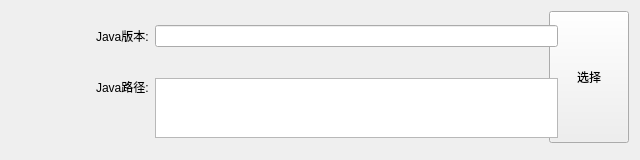
<?xml version="1.0" encoding="UTF-8"?>
<ui version="4.0">
 <class>singleJavaManager</class>
 <widget class="CardWidget" name="singleJavaManager">
  <property name="geometry">
   <rect>
    <x>0</x>
    <y>0</y>
    <width>640</width>
    <height>160</height>
   </rect>
  </property>
  <property name="sizePolicy">
   <sizepolicy hsizetype="Expanding" vsizetype="Fixed">
    <horstretch>0</horstretch>
    <verstretch>0</verstretch>
   </sizepolicy>
  </property>
  <property name="minimumSize">
   <size>
    <width>640</width>
    <height>160</height>
   </size>
  </property>
  <property name="maximumSize">
   <size>
    <width>16777215</width>
    <height>16777215</height>
   </size>
  </property>
  <property name="windowTitle">
   <string/>
  </property>
  <layout class="QGridLayout" name="gridLayout">
   <item row="0" column="3" rowspan="3">
    <widget class="PrimaryPushButton" name="finishSelectJavaBtn">
     <property name="sizePolicy">
      <sizepolicy hsizetype="Fixed" vsizetype="Expanding">
       <horstretch>0</horstretch>
       <verstretch>0</verstretch>
      </sizepolicy>
     </property>
     <property name="minimumSize">
      <size>
       <width>0</width>
       <height>50</height>
      </size>
     </property>
     <property name="maximumSize">
      <size>
       <width>16777215</width>
       <height>16777215</height>
      </size>
     </property>
     <property name="text">
      <string>选择</string>
     </property>
    </widget>
   </item>
   <item row="0" column="1" rowspan="4">
    <widget class="PixmapLabel" name="javaPixmapLabel">
     <property name="sizePolicy">
      <sizepolicy hsizetype="Fixed" vsizetype="Fixed">
       <horstretch>0</horstretch>
       <verstretch>0</verstretch>
      </sizepolicy>
     </property>
     <property name="minimumSize">
      <size>
       <width>50</width>
       <height>50</height>
      </size>
     </property>
     <property name="maximumSize">
      <size>
       <width>50</width>
       <height>50</height>
      </size>
     </property>
    </widget>
   </item>
   <item row="0" column="0" rowspan="4">
    <spacer name="horizontalSpacer">
     <property name="orientation">
      <enum>Qt::Horizontal</enum>
     </property>
     <property name="sizeType">
      <enum>QSizePolicy::Fixed</enum>
     </property>
     <property name="sizeHint" stdset="0">
      <size>
       <width>20</width>
       <height>20</height>
      </size>
     </property>
    </spacer>
   </item>
   <item row="0" column="2">
    <widget class="QWidget" name="javaVerWidget" native="true">
     <property name="sizePolicy">
      <sizepolicy hsizetype="Expanding" vsizetype="Fixed">
       <horstretch>0</horstretch>
       <verstretch>0</verstretch>
      </sizepolicy>
     </property>
     <property name="minimumSize">
      <size>
       <width>480</width>
       <height>50</height>
      </size>
     </property>
     <property name="maximumSize">
      <size>
       <width>16777215</width>
       <height>50</height>
      </size>
     </property>
     <layout class="QHBoxLayout" name="horizontalLayout">
      <item>
       <widget class="StrongBodyLabel" name="javaVerTitle">
        <property name="sizePolicy">
         <sizepolicy hsizetype="Fixed" vsizetype="Fixed">
          <horstretch>0</horstretch>
          <verstretch>0</verstretch>
         </sizepolicy>
        </property>
        <property name="text">
         <string>Java版本:</string>
        </property>
       </widget>
      </item>
      <item>
       <widget class="LineEdit" name="javaVer">
        <property name="readOnly">
         <bool>true</bool>
        </property>
       </widget>
      </item>
     </layout>
    </widget>
   </item>
   <item row="1" column="2">
    <widget class="QWidget" name="javaPathWidget" native="true">
     <property name="sizePolicy">
      <sizepolicy hsizetype="Expanding" vsizetype="Fixed">
       <horstretch>0</horstretch>
       <verstretch>0</verstretch>
      </sizepolicy>
     </property>
     <property name="minimumSize">
      <size>
       <width>480</width>
       <height>82</height>
      </size>
     </property>
     <layout class="QGridLayout" name="gridLayout_2">
      <property name="sizeConstraint">
       <enum>QLayout::SetMaximumSize</enum>
      </property>
      <item row="1" column="0">
       <widget class="StrongBodyLabel" name="javaPathTitle">
        <property name="sizePolicy">
         <sizepolicy hsizetype="Fixed" vsizetype="Fixed">
          <horstretch>0</horstretch>
          <verstretch>0</verstretch>
         </sizepolicy>
        </property>
        <property name="text">
         <string>Java路径:</string>
        </property>
       </widget>
      </item>
      <item row="2" column="0">
       <spacer name="verticalSpacer">
        <property name="orientation">
         <enum>Qt::Vertical</enum>
        </property>
        <property name="sizeType">
         <enum>QSizePolicy::Fixed</enum>
        </property>
        <property name="sizeHint" stdset="0">
         <size>
          <width>20</width>
          <height>40</height>
         </size>
        </property>
       </spacer>
      </item>
      <item row="1" column="1" rowspan="2">
       <widget class="TextEdit" name="javaPath">
        <property name="sizePolicy">
         <sizepolicy hsizetype="Expanding" vsizetype="Fixed">
          <horstretch>0</horstretch>
          <verstretch>0</verstretch>
         </sizepolicy>
        </property>
        <property name="minimumSize">
         <size>
          <width>0</width>
          <height>33</height>
         </size>
        </property>
        <property name="frameShape">
         <enum>QFrame::StyledPanel</enum>
        </property>
        <property name="frameShadow">
         <enum>QFrame::Sunken</enum>
        </property>
        <property name="readOnly">
         <bool>true</bool>
        </property>
       </widget>
      </item>
     </layout>
    </widget>
   </item>
  </layout>
 </widget>
 <customwidgets>
  <customwidget>
   <class>PushButton</class>
   <extends>QPushButton</extends>
   <header>qfluentwidgets</header>
  </customwidget>
  <customwidget>
   <class>PrimaryPushButton</class>
   <extends>PushButton</extends>
   <header>qfluentwidgets</header>
  </customwidget>
  <customwidget>
   <class>PixmapLabel</class>
   <extends>QLabel</extends>
   <header>qfluentwidgets</header>
  </customwidget>
  <customwidget>
   <class>CardWidget</class>
   <extends>QFrame</extends>
   <header>qfluentwidgets</header>
   <container>1</container>
  </customwidget>
  <customwidget>
   <class>StrongBodyLabel</class>
   <extends>QLabel</extends>
   <header>qfluentwidgets</header>
  </customwidget>
  <customwidget>
   <class>LineEdit</class>
   <extends>QLineEdit</extends>
   <header>qfluentwidgets</header>
  </customwidget>
  <customwidget>
   <class>TextEdit</class>
   <extends>QTextEdit</extends>
   <header>qfluentwidgets</header>
  </customwidget>
 </customwidgets>
 <resources/>
 <connections/>
</ui>
